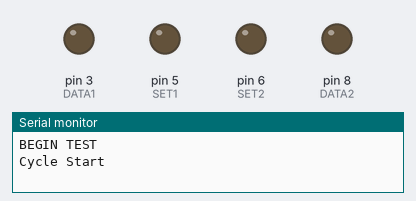
Simulated run of this sketch. Board: Arduino Uno, built with avr-gcc and run on an emulated ATmega328P. On the bench: output pins drawn as LEDs (lit = HIGH), the last lines printed to the serial monitor. Pins used as bus, display or sensor lines are not drawn.

Above: at 7.0 s.
At 14.2 s:
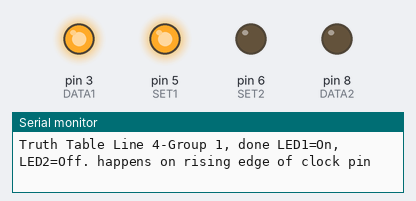
At 18.4 s:
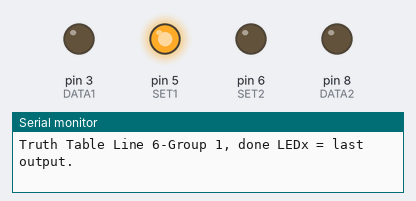
At 26.7 s:
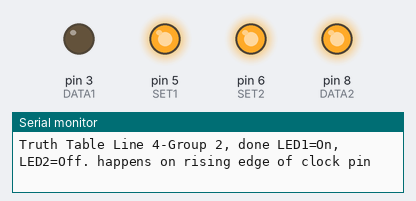
At 35.0 s:
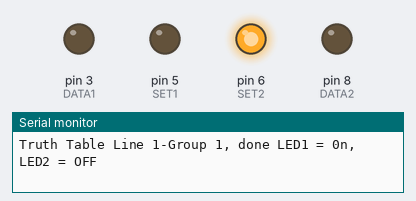
At 37.0 s:
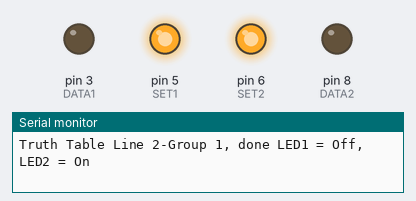
Timing chart, 0 to 40.1 s (numbered marks = the images above):
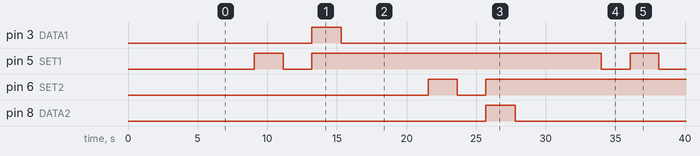

Measured:
- by itself, pin 3 (DATA1), pin 8 (DATA2): alternates HIGH for 2.1 s and LOW for 24.9 s
- by itself, pin 5 (SET1), pin 6 (SET2): repeats every 27.0 s: LOW 2.1 s, HIGH 20.8 s, LOW 2.1 s, HIGH 2.1 s

The sketch:

74HC74.ino
```cpp
#define RESET1 2
#define DATA1 3
#define CLK1 4
#define SET1 5
#define SET2 6
#define CLK2 7
#define DATA2 8
#define RESET2 9

void setup() {
  // put your setup code here, to run once:
  pinMode(RESET1, OUTPUT);
  pinMode(DATA1, OUTPUT);
  pinMode(CLK1, OUTPUT);
  pinMode(SET1, OUTPUT);
  pinMode(SET2, OUTPUT);
  pinMode(CLK2, OUTPUT);
  pinMode(DATA2, OUTPUT);
  pinMode(RESET2, OUTPUT);
  Serial.begin(9600);
  Serial.println("BEGIN TEST");
  delay(5000);
}

void loop() {
  Serial.println("Cycle Start");
  delay(2000);
  Serial.println("Truth Table Line 1-Group 1, SET=L, RESET=H CP=X, D=X, LED1=ON, LED2 = OFF");
  digitalWrite(SET1, LOW);
  digitalWrite(RESET1, HIGH);
  Serial.println("Truth Table Line 1-Group 1, done LED1 = 0n, LED2 = OFF");
  delay(2000);
  Serial.println("Truth Table Line 2-Group 1, SET=H, RESET=L CP=X, D=X, LED1=ON, LED2 = OFF");
  digitalWrite(SET1, HIGH);
  digitalWrite(RESET1, LOW);
  Serial.println("Truth Table Line 2-Group 1, done LED1 = Off, LED2 = On");
  delay(2000);
  Serial.println("Truth Table Line 3-Group 1, SET=L, RESET=L CP=X, D=X, LED1=ON, LED2 = On");
  digitalWrite(SET1, LOW);
  digitalWrite(RESET1, LOW);
  Serial.println("Truth Table Line 3-Group 1, done LED1/LED2 unstable");
  delay(2000);
  Serial.println("Truth Table Line 4-Group 1, SET=H, RESET=H CP=H, D=H, LED1=ON, LED2=Off");
  digitalWrite(SET1, HIGH);
  digitalWrite(RESET1, HIGH);
  digitalWrite(DATA1, HIGH);
  digitalWrite(CLK1, HIGH);
  Serial.println("Truth Table Line 4-Group 1, done LED1=On, LED2=Off. happens on rising edge of clock pin");
  delay(2000);
  Serial.println("Truth Table Line 5-Group 1, SET=H, RESET=H CP=H, D=L, LED1=Off, LED2=On");
  digitalWrite(SET1, HIGH);
  digitalWrite(RESET1, HIGH);
  digitalWrite(DATA1, LOW);
  digitalWrite(CLK1, HIGH);
  Serial.println("Truth Table Line 5-Group 1, done LED1=Off, LED2=On. happens on rising edge of clock pin");
  delay(2000);
  Serial.println("Truth Table Line 6-Group 1, SET=H, RESET=H CP=L, D=X, LED1 = last ouput LED2 = last output");
  digitalWrite(SET1, HIGH);
  digitalWrite(RESET1, HIGH);
  digitalWrite(CLK1, LOW);
  Serial.println("Truth Table Line 6-Group 1, done LEDx = last output.");
  delay(2000);


  Serial.println("Truth Table Line 1-Group 2, SET=L, RESET=H CP=X, D=X, LED1=ON, LED2 = OFF");
  digitalWrite(SET2, LOW);
  digitalWrite(RESET2, HIGH);
  Serial.println("Truth Table Line 1-Group 2, done LED1 = 0n, LED2 = OFF");
  delay(2000);
  Serial.println("Truth Table Line 2-Group 2, SET=H, RESET=L CP=X, D=X, LED1=ON, LED2 = OFF");
  digitalWrite(SET2, HIGH);
  digitalWrite(RESET2, LOW);
  Serial.println("Truth Table Line 2-Group 2, done LED1 = Off, LED2 = On");
  delay(2000);
  Serial.println("Truth Table Line 3-Group 2, SET=L, RESET=L CP=X, D=X, LED1=ON, LED2 = On");
  digitalWrite(SET2, LOW);
  digitalWrite(RESET2, LOW);
  Serial.println("Truth Table Line 3-Group 2, done LED1/LED2 unstable");
  delay(2000);
  Serial.println("Truth Table Line 4-Group 2, SET=H, RESET=H CP=H, D=H, LED1=ON, LED2=Off");
  digitalWrite(SET2, HIGH);
  digitalWrite(RESET2, HIGH);
  digitalWrite(DATA2, HIGH);
  digitalWrite(CLK2, HIGH);
  Serial.println("Truth Table Line 4-Group 2, done LED1=On, LED2=Off. happens on rising edge of clock pin");
  delay(2000);
  Serial.println("Truth Table Line 5-Group 2, SET=H, RESET=H CP=H, D=L, LED1=Off, LED2=On");
  digitalWrite(SET2, HIGH);
  digitalWrite(RESET2, HIGH);
  digitalWrite(DATA2, LOW);
  digitalWrite(CLK2, HIGH);
  Serial.println("Truth Table Line 5-Group 2, done LED1=Off, LED2=On. happens on rising edge of clock pin");
  delay(2000);
  Serial.println("Truth Table Line 6-Group 2, SET=H, RESET=H CP=L, D=X, LED1 = last ouput LED2 = last output");
  digitalWrite(SET2, HIGH);
  digitalWrite(RESET2, HIGH);
  digitalWrite(CLK2, LOW);
  Serial.println("Truth Table Line 6-Group 2, done LEDx = last output.");
  delay(2000);


  Serial.println("Cycle Complete");
}
```
